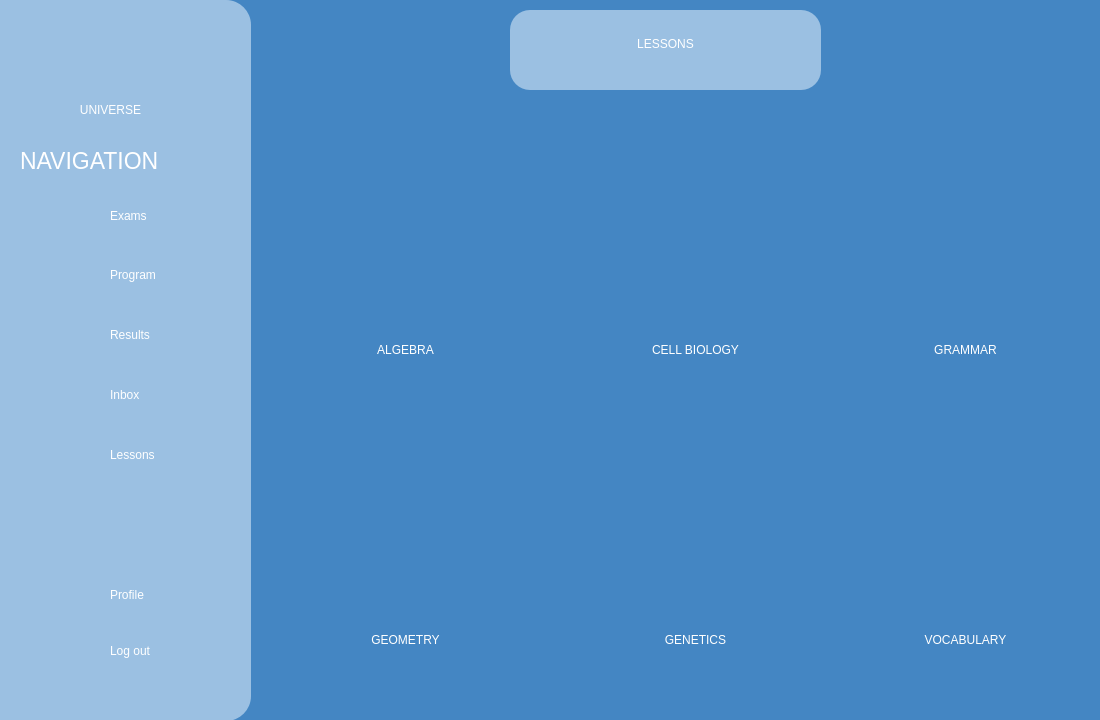
<?xml version="1.0" encoding="UTF-8"?>
<ui version="4.0">
 <class>lessons</class>
 <widget class="QWidget" name="lessons">
  <property name="geometry">
   <rect>
    <x>0</x>
    <y>0</y>
    <width>1100</width>
    <height>720</height>
   </rect>
  </property>
  <property name="windowTitle">
   <string>Form</string>
  </property>
  <property name="styleSheet">
   <string notr="true">background-color: #4486c3;</string>
  </property>
  <widget class="QFrame" name="You_profile_back">
   <property name="geometry">
    <rect>
     <x>510</x>
     <y>10</y>
     <width>311</width>
     <height>80</height>
    </rect>
   </property>
   <property name="styleSheet">
    <string notr="true">background-color:rgb(155, 192, 226);
border:0px;
border-radius: 20px;</string>
   </property>
   <property name="frameShape">
    <enum>QFrame::Shape::StyledPanel</enum>
   </property>
   <property name="frameShadow">
    <enum>QFrame::Shadow::Raised</enum>
   </property>
   <widget class="QLabel" name="your_profile_text">
    <property name="geometry">
     <rect>
      <x>10</x>
      <y>4</y>
      <width>291</width>
      <height>61</height>
     </rect>
    </property>
    <property name="styleSheet">
     <string notr="true">color:white;
font: 37pt &quot;Aura&quot;;</string>
    </property>
    <property name="text">
     <string>&lt;html&gt;&lt;head/&gt;&lt;body&gt;&lt;p align=&quot;center&quot;&gt;LESSONS&lt;/p&gt;&lt;/body&gt;&lt;/html&gt;</string>
    </property>
   </widget>
  </widget>
  <widget class="QFrame" name="frame_2">
   <property name="geometry">
    <rect>
     <x>0</x>
     <y>0</y>
     <width>251</width>
     <height>721</height>
    </rect>
   </property>
   <property name="styleSheet">
    <string notr="true">background-color:rgb(155, 192, 226);
border:0px;
border-top-right-radius: 25px;
border-bottom-right-radius: 25px;</string>
   </property>
   <property name="frameShape">
    <enum>QFrame::Shape::StyledPanel</enum>
   </property>
   <property name="frameShadow">
    <enum>QFrame::Shadow::Raised</enum>
   </property>
   <widget class="QLabel" name="exams_Icon">
    <property name="geometry">
     <rect>
      <x>50</x>
      <y>190</y>
      <width>51</width>
      <height>51</height>
     </rect>
    </property>
    <property name="text">
     <string/>
    </property>
    <property name="pixmap">
     <pixmap>../assets/images/exams_icon.png</pixmap>
    </property>
    <property name="scaledContents">
     <bool>true</bool>
    </property>
   </widget>
   <widget class="QLabel" name="program_Icon">
    <property name="geometry">
     <rect>
      <x>50</x>
      <y>250</y>
      <width>51</width>
      <height>51</height>
     </rect>
    </property>
    <property name="text">
     <string/>
    </property>
    <property name="pixmap">
     <pixmap>../assets/images/program_icon.png</pixmap>
    </property>
    <property name="scaledContents">
     <bool>true</bool>
    </property>
   </widget>
   <widget class="QLabel" name="results_Icon">
    <property name="geometry">
     <rect>
      <x>50</x>
      <y>310</y>
      <width>51</width>
      <height>51</height>
     </rect>
    </property>
    <property name="text">
     <string/>
    </property>
    <property name="pixmap">
     <pixmap>../assets/images/results_icon.png</pixmap>
    </property>
    <property name="scaledContents">
     <bool>true</bool>
    </property>
   </widget>
   <widget class="QLabel" name="inbox_Icon">
    <property name="geometry">
     <rect>
      <x>50</x>
      <y>370</y>
      <width>51</width>
      <height>51</height>
     </rect>
    </property>
    <property name="text">
     <string/>
    </property>
    <property name="pixmap">
     <pixmap>../assets/images/inbox_icon.png</pixmap>
    </property>
    <property name="scaledContents">
     <bool>true</bool>
    </property>
   </widget>
   <widget class="QLabel" name="profile_Icon">
    <property name="geometry">
     <rect>
      <x>50</x>
      <y>570</y>
      <width>51</width>
      <height>51</height>
     </rect>
    </property>
    <property name="text">
     <string/>
    </property>
    <property name="pixmap">
     <pixmap>../assets/images/profile.icon.png</pixmap>
    </property>
    <property name="scaledContents">
     <bool>true</bool>
    </property>
   </widget>
   <widget class="QLabel" name="logout_Icon">
    <property name="geometry">
     <rect>
      <x>50</x>
      <y>630</y>
      <width>51</width>
      <height>51</height>
     </rect>
    </property>
    <property name="text">
     <string/>
    </property>
    <property name="pixmap">
     <pixmap resource="../resources.qrc">:/assets/images/log_out_icon.png</pixmap>
    </property>
    <property name="scaledContents">
     <bool>true</bool>
    </property>
   </widget>
   <widget class="QPushButton" name="logoutButton">
    <property name="geometry">
     <rect>
      <x>110</x>
      <y>620</y>
      <width>101</width>
      <height>61</height>
     </rect>
    </property>
    <property name="styleSheet">
     <string notr="true">font: 15pt &quot;Allerta&quot;;
color:white;
text-align:left;</string>
    </property>
    <property name="text">
     <string>Log out</string>
    </property>
   </widget>
   <widget class="QPushButton" name="examsButton">
    <property name="geometry">
     <rect>
      <x>110</x>
      <y>195</y>
      <width>71</width>
      <height>41</height>
     </rect>
    </property>
    <property name="styleSheet">
     <string notr="true">font: 15pt &quot;Allerta&quot;;
color:white;
text-align:left;</string>
    </property>
    <property name="text">
     <string>Exams</string>
    </property>
   </widget>
   <widget class="QPushButton" name="programButton">
    <property name="geometry">
     <rect>
      <x>110</x>
      <y>260</y>
      <width>111</width>
      <height>29</height>
     </rect>
    </property>
    <property name="whatsThis">
     <string>&lt;html&gt;&lt;head/&gt;&lt;body&gt;&lt;p&gt;sadas&lt;/p&gt;&lt;/body&gt;&lt;/html&gt;</string>
    </property>
    <property name="styleSheet">
     <string notr="true">font: 15pt &quot;Allerta&quot;;
color:white;
text-align:left;</string>
    </property>
    <property name="text">
     <string>Program</string>
    </property>
   </widget>
   <widget class="QPushButton" name="resultsButton">
    <property name="geometry">
     <rect>
      <x>110</x>
      <y>320</y>
      <width>91</width>
      <height>29</height>
     </rect>
    </property>
    <property name="styleSheet">
     <string notr="true">font: 15pt &quot;Allerta&quot;;
color:white;
text-align:left;</string>
    </property>
    <property name="text">
     <string>Results</string>
    </property>
   </widget>
   <widget class="QPushButton" name="inboxButton">
    <property name="geometry">
     <rect>
      <x>110</x>
      <y>380</y>
      <width>71</width>
      <height>29</height>
     </rect>
    </property>
    <property name="styleSheet">
     <string notr="true">font: 15pt &quot;Allerta&quot;;
color:white;
text-align:left;</string>
    </property>
    <property name="text">
     <string>Inbox</string>
    </property>
   </widget>
   <widget class="QPushButton" name="profileButton">
    <property name="geometry">
     <rect>
      <x>110</x>
      <y>580</y>
      <width>86</width>
      <height>29</height>
     </rect>
    </property>
    <property name="styleSheet">
     <string notr="true">font: 15pt &quot;Allerta&quot;;
color:white;
text-align:left;</string>
    </property>
    <property name="text">
     <string>Profile</string>
    </property>
   </widget>
   <widget class="QLabel" name="navigationLabel">
    <property name="geometry">
     <rect>
      <x>20</x>
      <y>130</y>
      <width>231</width>
      <height>61</height>
     </rect>
    </property>
    <property name="styleSheet">
     <string notr="true">font: 17pt;
color:white;</string>
    </property>
    <property name="text">
     <string>NAVIGATION</string>
    </property>
   </widget>
   <widget class="QLabel" name="logoIcon">
    <property name="geometry">
     <rect>
      <x>45</x>
      <y>-10</y>
      <width>141</width>
      <height>141</height>
     </rect>
    </property>
    <property name="text">
     <string/>
    </property>
    <property name="pixmap">
     <pixmap resource="../resources.qrc">:/assets/images/Logo1.png</pixmap>
    </property>
    <property name="scaledContents">
     <bool>true</bool>
    </property>
   </widget>
   <widget class="QLabel" name="label">
    <property name="geometry">
     <rect>
      <x>60</x>
      <y>100</y>
      <width>101</width>
      <height>20</height>
     </rect>
    </property>
    <property name="styleSheet">
     <string notr="true">color:white;
font: 600 12pt &quot;Crimson Text Semibold&quot;;</string>
    </property>
    <property name="text">
     <string>&lt;html&gt;&lt;head/&gt;&lt;body&gt;&lt;p align=&quot;center&quot;&gt;UNIVERSE&lt;/p&gt;&lt;/body&gt;&lt;/html&gt;</string>
    </property>
   </widget>
   <widget class="QLabel" name="lessons_Icon">
    <property name="geometry">
     <rect>
      <x>50</x>
      <y>430</y>
      <width>51</width>
      <height>51</height>
     </rect>
    </property>
    <property name="text">
     <string/>
    </property>
    <property name="pixmap">
     <pixmap resource="../resources.qrc">:/assets/images/lessons_icon.png</pixmap>
    </property>
    <property name="scaledContents">
     <bool>true</bool>
    </property>
   </widget>
   <widget class="QPushButton" name="lessonsButton">
    <property name="geometry">
     <rect>
      <x>110</x>
      <y>440</y>
      <width>101</width>
      <height>29</height>
     </rect>
    </property>
    <property name="styleSheet">
     <string notr="true">font: 15pt &quot;Allerta&quot;;
color:white;
text-align:left;</string>
    </property>
    <property name="text">
     <string>Lessons</string>
    </property>
   </widget>
  </widget>
  <widget class="QLabel" name="algebraIcon">
   <property name="geometry">
    <rect>
     <x>294</x>
     <y>110</y>
     <width>221</width>
     <height>211</height>
    </rect>
   </property>
   <property name="styleSheet">
    <string notr="true">background-color:none;</string>
   </property>
   <property name="text">
    <string/>
   </property>
   <property name="pixmap">
    <pixmap resource="../resources.qrc">:/assets/images/file-icon.png</pixmap>
   </property>
   <property name="scaledContents">
    <bool>true</bool>
   </property>
  </widget>
  <widget class="QLabel" name="algebraTitle">
   <property name="geometry">
    <rect>
     <x>260</x>
     <y>320</y>
     <width>291</width>
     <height>61</height>
    </rect>
   </property>
   <property name="styleSheet">
    <string notr="true">color:white;
font: 32pt &quot;Aura&quot;;
background-color:none;</string>
   </property>
   <property name="text">
    <string>&lt;html&gt;&lt;head/&gt;&lt;body&gt;&lt;p align=&quot;center&quot;&gt;ALGEBRA&lt;/p&gt;&lt;/body&gt;&lt;/html&gt;</string>
   </property>
  </widget>
  <widget class="QLabel" name="cellBiologyIcon">
   <property name="geometry">
    <rect>
     <x>584</x>
     <y>110</y>
     <width>221</width>
     <height>211</height>
    </rect>
   </property>
   <property name="styleSheet">
    <string notr="true">background-color:none;</string>
   </property>
   <property name="text">
    <string/>
   </property>
   <property name="pixmap">
    <pixmap resource="../resources.qrc">:/assets/images/file-icon.png</pixmap>
   </property>
   <property name="scaledContents">
    <bool>true</bool>
   </property>
  </widget>
  <widget class="QLabel" name="cellBiologyTitle">
   <property name="geometry">
    <rect>
     <x>550</x>
     <y>320</y>
     <width>291</width>
     <height>61</height>
    </rect>
   </property>
   <property name="styleSheet">
    <string notr="true">color:white;
font: 32pt &quot;Aura&quot;;
background-color:none;</string>
   </property>
   <property name="text">
    <string>&lt;html&gt;&lt;head/&gt;&lt;body&gt;&lt;p align=&quot;center&quot;&gt;CELL BIOLOGY&lt;/p&gt;&lt;/body&gt;&lt;/html&gt;</string>
   </property>
  </widget>
  <widget class="QLabel" name="grammarIcon">
   <property name="geometry">
    <rect>
     <x>854</x>
     <y>110</y>
     <width>221</width>
     <height>211</height>
    </rect>
   </property>
   <property name="styleSheet">
    <string notr="true">background-color:none;</string>
   </property>
   <property name="text">
    <string/>
   </property>
   <property name="pixmap">
    <pixmap resource="../resources.qrc">:/assets/images/file-icon.png</pixmap>
   </property>
   <property name="scaledContents">
    <bool>true</bool>
   </property>
  </widget>
  <widget class="QLabel" name="grammarTitle">
   <property name="geometry">
    <rect>
     <x>820</x>
     <y>320</y>
     <width>291</width>
     <height>61</height>
    </rect>
   </property>
   <property name="styleSheet">
    <string notr="true">color:white;
font: 32pt &quot;Aura&quot;;
background-color:none;</string>
   </property>
   <property name="text">
    <string>&lt;html&gt;&lt;head/&gt;&lt;body&gt;&lt;p align=&quot;center&quot;&gt;GRAMMAR&lt;/p&gt;&lt;/body&gt;&lt;/html&gt;</string>
   </property>
  </widget>
  <widget class="QLabel" name="geometryIcon">
   <property name="geometry">
    <rect>
     <x>294</x>
     <y>400</y>
     <width>221</width>
     <height>211</height>
    </rect>
   </property>
   <property name="styleSheet">
    <string notr="true">background-color:none;</string>
   </property>
   <property name="text">
    <string/>
   </property>
   <property name="pixmap">
    <pixmap resource="../resources.qrc">:/assets/images/file-icon.png</pixmap>
   </property>
   <property name="scaledContents">
    <bool>true</bool>
   </property>
  </widget>
  <widget class="QLabel" name="geometryTitle">
   <property name="geometry">
    <rect>
     <x>260</x>
     <y>610</y>
     <width>291</width>
     <height>61</height>
    </rect>
   </property>
   <property name="styleSheet">
    <string notr="true">color:white;
font: 32pt &quot;Aura&quot;;
background-color:none;</string>
   </property>
   <property name="text">
    <string>&lt;html&gt;&lt;head/&gt;&lt;body&gt;&lt;p align=&quot;center&quot;&gt;GEOMETRY&lt;/p&gt;&lt;/body&gt;&lt;/html&gt;</string>
   </property>
  </widget>
  <widget class="QLabel" name="geneticsTitle">
   <property name="geometry">
    <rect>
     <x>550</x>
     <y>610</y>
     <width>291</width>
     <height>61</height>
    </rect>
   </property>
   <property name="styleSheet">
    <string notr="true">color:white;
font: 32pt &quot;Aura&quot;;
background-color:none;</string>
   </property>
   <property name="text">
    <string>&lt;html&gt;&lt;head/&gt;&lt;body&gt;&lt;p align=&quot;center&quot;&gt;GENETICS&lt;/p&gt;&lt;/body&gt;&lt;/html&gt;</string>
   </property>
  </widget>
  <widget class="QLabel" name="geneticsIcon">
   <property name="geometry">
    <rect>
     <x>584</x>
     <y>400</y>
     <width>221</width>
     <height>211</height>
    </rect>
   </property>
   <property name="styleSheet">
    <string notr="true">background-color:none;</string>
   </property>
   <property name="text">
    <string/>
   </property>
   <property name="pixmap">
    <pixmap resource="../resources.qrc">:/assets/images/file-icon.png</pixmap>
   </property>
   <property name="scaledContents">
    <bool>true</bool>
   </property>
  </widget>
  <widget class="QLabel" name="vocabularyTitle">
   <property name="geometry">
    <rect>
     <x>820</x>
     <y>610</y>
     <width>291</width>
     <height>61</height>
    </rect>
   </property>
   <property name="styleSheet">
    <string notr="true">color:white;
font: 32pt &quot;Aura&quot;;
background-color:none;</string>
   </property>
   <property name="text">
    <string>&lt;html&gt;&lt;head/&gt;&lt;body&gt;&lt;p align=&quot;center&quot;&gt;VOCABULARY&lt;/p&gt;&lt;/body&gt;&lt;/html&gt;</string>
   </property>
  </widget>
  <widget class="QLabel" name="vocabularyIcon">
   <property name="geometry">
    <rect>
     <x>854</x>
     <y>400</y>
     <width>221</width>
     <height>211</height>
    </rect>
   </property>
   <property name="styleSheet">
    <string notr="true">background-color:none;</string>
   </property>
   <property name="text">
    <string/>
   </property>
   <property name="pixmap">
    <pixmap resource="../resources.qrc">:/assets/images/file-icon.png</pixmap>
   </property>
   <property name="scaledContents">
    <bool>true</bool>
   </property>
  </widget>
  <widget class="QPushButton" name="algebraButton">
   <property name="geometry">
    <rect>
     <x>320</x>
     <y>120</y>
     <width>161</width>
     <height>191</height>
    </rect>
   </property>
   <property name="styleSheet">
    <string notr="true">background-color:rgba(0, 0, 0, 0);
border-radius:35px;</string>
   </property>
   <property name="text">
    <string/>
   </property>
  </widget>
  <widget class="QPushButton" name="cellBiologyButton">
   <property name="geometry">
    <rect>
     <x>610</x>
     <y>120</y>
     <width>161</width>
     <height>191</height>
    </rect>
   </property>
   <property name="styleSheet">
    <string notr="true">background-color:rgba(0, 0, 0, 0);
border-radius:35px;</string>
   </property>
   <property name="text">
    <string/>
   </property>
  </widget>
  <widget class="QPushButton" name="grammarButton">
   <property name="geometry">
    <rect>
     <x>880</x>
     <y>120</y>
     <width>161</width>
     <height>191</height>
    </rect>
   </property>
   <property name="styleSheet">
    <string notr="true">background-color:rgba(0, 0, 0, 0);
border-radius:35px;</string>
   </property>
   <property name="text">
    <string/>
   </property>
  </widget>
  <widget class="QPushButton" name="geometryButton">
   <property name="geometry">
    <rect>
     <x>320</x>
     <y>410</y>
     <width>161</width>
     <height>191</height>
    </rect>
   </property>
   <property name="styleSheet">
    <string notr="true">background-color:rgba(0, 0, 0, 0);
border-radius:35px;</string>
   </property>
   <property name="text">
    <string/>
   </property>
  </widget>
  <widget class="QPushButton" name="geneticsButton">
   <property name="geometry">
    <rect>
     <x>610</x>
     <y>410</y>
     <width>161</width>
     <height>191</height>
    </rect>
   </property>
   <property name="styleSheet">
    <string notr="true">background-color:rgba(0, 0, 0, 0);
border-radius:35px;</string>
   </property>
   <property name="text">
    <string/>
   </property>
  </widget>
  <widget class="QPushButton" name="vocabularyButton">
   <property name="geometry">
    <rect>
     <x>880</x>
     <y>410</y>
     <width>161</width>
     <height>191</height>
    </rect>
   </property>
   <property name="styleSheet">
    <string notr="true">background-color:rgba(0, 0, 0, 0);
border-radius:35px;</string>
   </property>
   <property name="text">
    <string/>
   </property>
  </widget>
 </widget>
 <resources>
  <include location="../resources.qrc"/>
 </resources>
 <connections/>
</ui>
